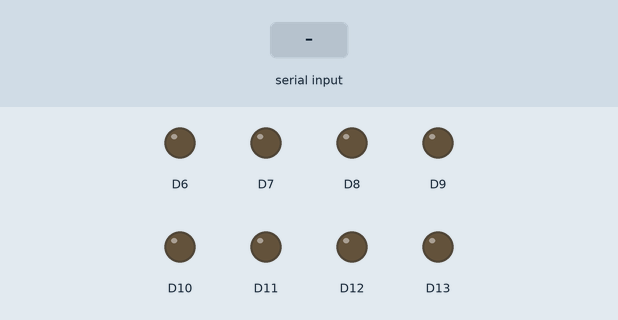
A sketch run on a simulated Arduino MKR. Shown: output pins drawn as LEDs (lit = HIGH). Inputs (shaded band) come from the test bench. What the sketch prints to the serial monitor is not drawn.

Above: at 1.2 s.
1.3 s: "0" received over Serial
At 2.2 s:
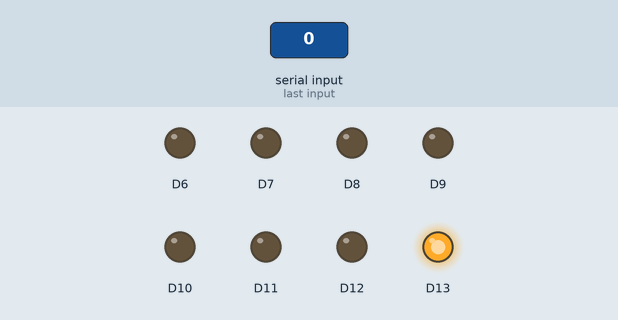
2.8 s: "1" received over Serial
At 3.4 s:
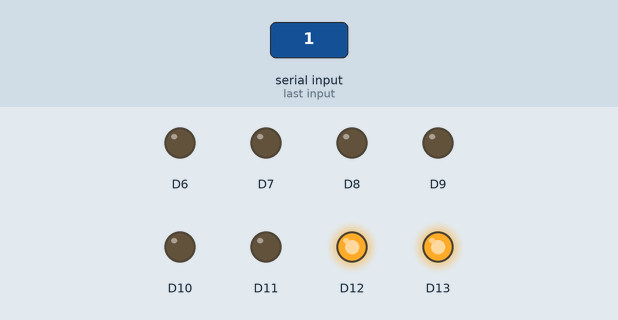
4.3 s: "5" received over Serial
At 5.5 s:
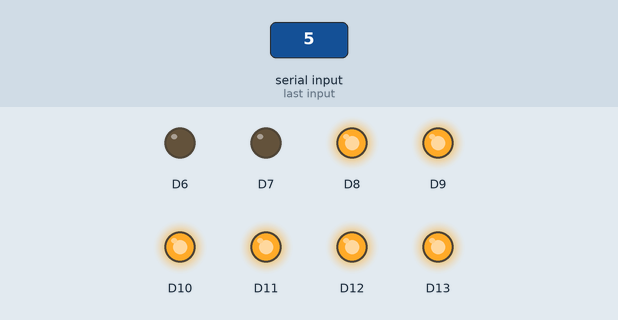
5.8 s: "2" received over Serial
At 6.9 s:
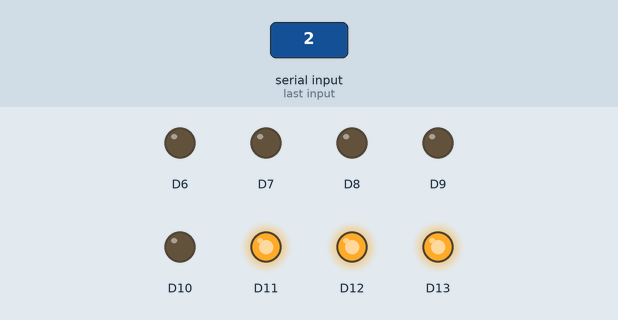
7.3 s: "3" received over Serial
At 8.0 s:
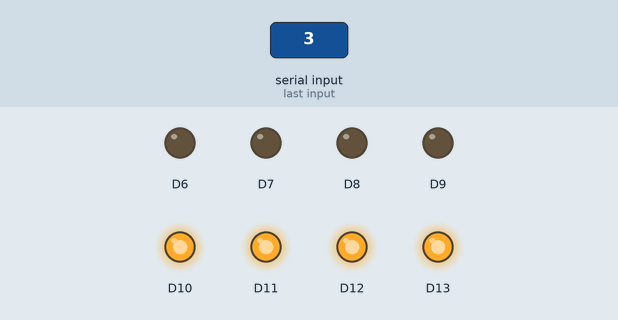
8.8 s: "4" received over Serial
At 9.1 s:
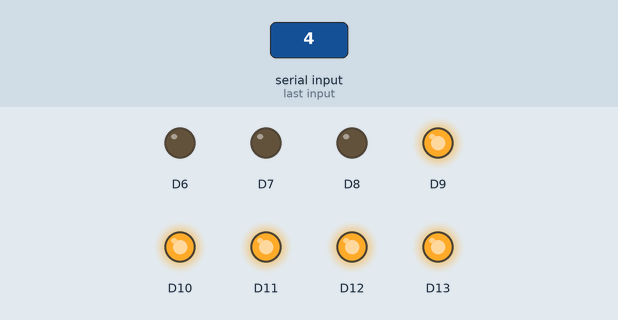
Timing chart, 0 to 11.3 s (numbered marks = the images above; inputs shaded):
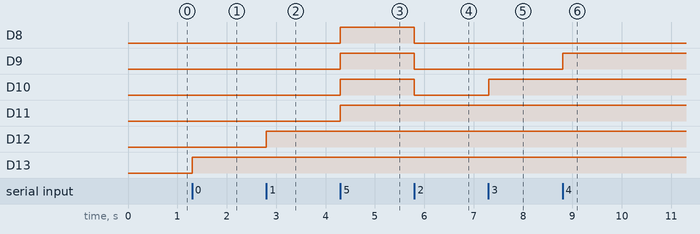

The sketch:

GOESFlareWatch8LED.ino
```cpp
/*
  GOESFlareWatch8LED - Version with 4 LEDs

  This program receives through the serial interface
  data from its brother Python program about the size of
  the current solar activity: 1, 2, 3, and 4.

  The program in python is called the same, and is in an jupyter notebook.

  Author: Andre Csillaghy, raumschiff.org
  August 2019

  (Origin is the program BLIK.)

*/

#include <SPI.h>
#include <WiFiNINA.h>


// the setup function runs once when you press reset or power the board

void setup() {
  // initialize digital pin LED_BUILTIN as an output.
  pinMode(13, OUTPUT);
  pinMode(11, OUTPUT);
  pinMode(10, OUTPUT);
  pinMode(9, OUTPUT);
  pinMode(8, OUTPUT);
  pinMode(7, OUTPUT);
  pinMode(6, OUTPUT);
  pinMode(12, OUTPUT);

  Serial.begin(9600);           // set up Serial library at 9600 bps
}

// the loop function runs over and over again forever
void loop() {

    if (Serial.available()) {
      int inByte = Serial.read();
      Serial.write(inByte);
      if ( inByte == '0' ) {
        Serial.write('x');
        digitalWrite(13, HIGH);   // turn the LED on (HIGH is the voltage level)
        digitalWrite(12, LOW);
        digitalWrite(11, LOW);
        digitalWrite(10, LOW);
        digitalWrite(9, LOW);   // turn the LED on (HIGH is the voltage level)
        digitalWrite(8, LOW);
        digitalWrite(7, LOW);
        digitalWrite(6, LOW);
        delay(1000);                       // wait for a second
      } else if ( inByte == '1') {
        digitalWrite(13, HIGH);   // turn the LED on (HIGH is the voltage level)
        digitalWrite(12, HIGH);
        digitalWrite(11, LOW);
        digitalWrite(10, LOW);
        digitalWrite(9, LOW);   // turn the LED on (HIGH is the voltage level)
        digitalWrite(8, LOW);
        digitalWrite(7, LOW);
        digitalWrite(6, LOW);
        //delay(1000);                       // wait for a second
      } else if ( inByte == '2') {
        digitalWrite(13, HIGH);   // turn the LED on (HIGH is the voltage level)
        digitalWrite(12, HIGH);
        digitalWrite(11, HIGH);
        digitalWrite(10, LOW);
        digitalWrite(9, LOW);   // turn the LED on (HIGH is the voltage level)
        digitalWrite(8, LOW);
        digitalWrite(7, LOW);
        digitalWrite(6, LOW);
        //delay(1000);                       // wait for a second
      } else if ( inByte == '3') {
        digitalWrite(13, HIGH);   // turn the LED on (HIGH is the voltage level)
        digitalWrite(12, HIGH);
        digitalWrite(11, HIGH);
        digitalWrite(10, HIGH);
        digitalWrite(9, LOW);   // turn the LED on (HIGH is the voltage level)
        digitalWrite(8, LOW);
        digitalWrite(7, LOW);
        digitalWrite(6, LOW);
        //delay(1000);                       // wait for a second
     } else if ( inByte == '4') {
        digitalWrite(13, HIGH);   // turn the LED on (HIGH is the voltage level)
        digitalWrite(12, HIGH);
        digitalWrite(11, HIGH);
        digitalWrite(10, HIGH);
        digitalWrite(9, HIGH);   // turn the LED on (HIGH is the voltage level)
        digitalWrite(8, LOW);
        digitalWrite(7, LOW);
        digitalWrite(6, LOW);
        //delay(1000);                       // wait for a second
     } else if ( inByte == '5') {
       Serial.write('b');
       digitalWrite(13, HIGH);   // turn the LED on (HIGH is the voltage level)
        digitalWrite(12, HIGH);
        digitalWrite(11, HIGH);
        digitalWrite(10, HIGH);
        digitalWrite(9, HIGH);   // turn the LED on (HIGH is the voltage level)
        digitalWrite(8, HIGH);
        digitalWrite(7, LOW);
        digitalWrite(6, LOW);
        //delay(1000);                       // wait for a second
     } else if ( inByte == '6') {
        digitalWrite(13, HIGH);   // turn the LED on (HIGH is the voltage level)
        digitalWrite(12, HIGH);
        digitalWrite(11, HIGH);
        digitalWrite(10, HIGH);
        digitalWrite(9, HIGH);   // turn the LED on (HIGH is the voltage level)
        digitalWrite(8, HIGH);
        digitalWrite(7, HIGH);
        digitalWrite(6, LOW);
        //delay(1000);                       // wait for a second
     } else if ( inByte == '7') {
        digitalWrite(13, HIGH);   // turn the LED on (HIGH is the voltage level)
        digitalWrite(12, HIGH);
        digitalWrite(11, HIGH);
        digitalWrite(10, HIGH);
        digitalWrite(9, HIGH);   // turn the LED on (HIGH is the voltage level)
        digitalWrite(8, HIGH);
        digitalWrite(7, HIGH);
        digitalWrite(6, HIGH);
        delay(1000);                       // wait for a second
      } else { // THIS SHOULD NOT HAPPEN
        digitalWrite(13, HIGH);
        digitalWrite(12, LOW);
        digitalWrite(11, HIGH);
        digitalWrite(10, LOW);
        digitalWrite(9, HIGH);   // turn the LED on (HIGH is the voltage level)
        digitalWrite(8, LOW);
        digitalWrite(7, HIGH);
        digitalWrite(6, LOW);
        delay(1000);                       // wait for a second
      }
    }
}
```

Measured:
- after the input at 1.3 s, D13: LOW → HIGH at once
- after the input at 2.8 s, D12: LOW → HIGH at once
- after the input at 4.3 s, D8–11: LOW → HIGH at once
- after the input at 5.8 s, D8–10: HIGH → LOW at once
- after the input at 7.3 s, D10: LOW → HIGH at once
- after the input at 8.8 s, D9: LOW → HIGH at once
